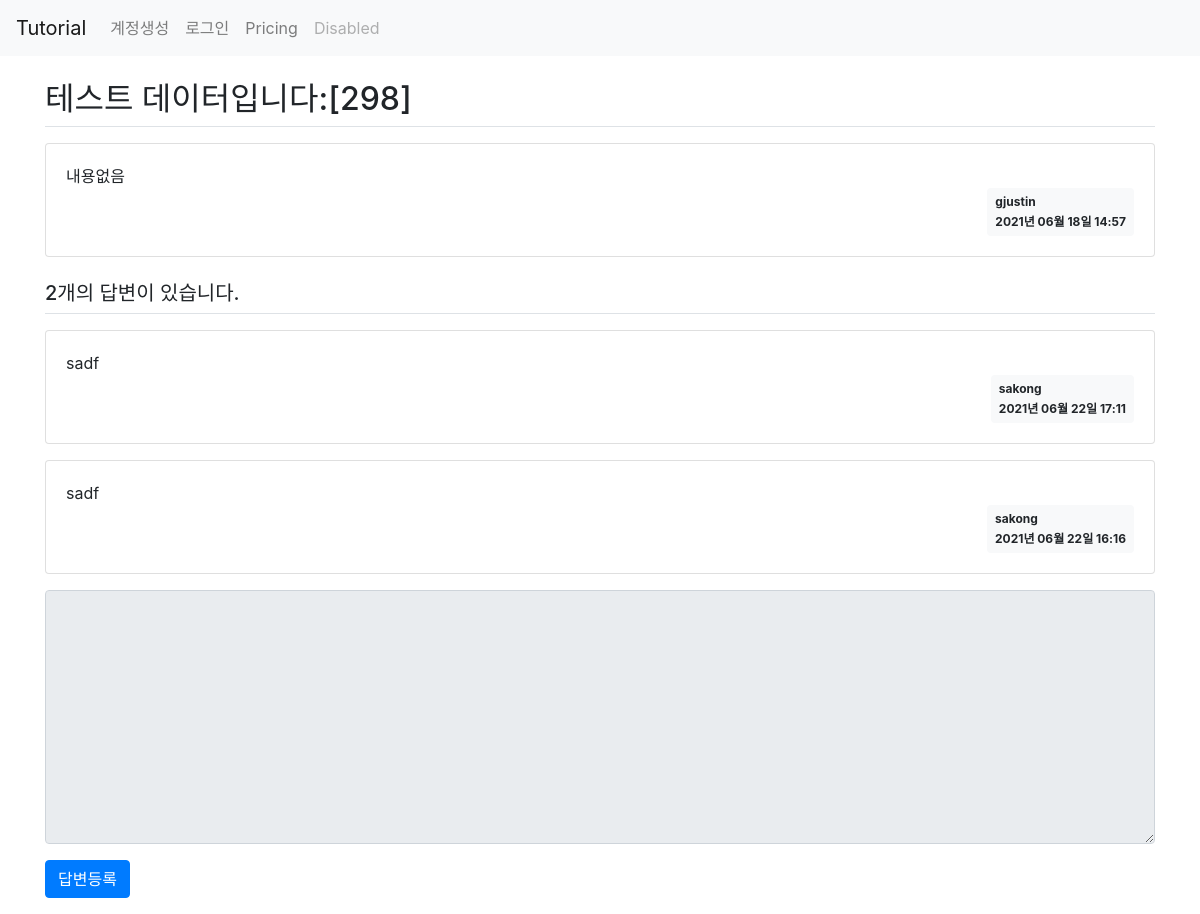
The page /question/detail/304 on the database its author committed.
### app/models.py (models this page shows, shortened)
class Question(db.Model):
    id = db.Column(db.Integer, primary_key=True)
    subject = db.Column(db.String(200), nullable=False)
    content = db.Column(db.Text(), nullable=False)
    create_date = db.Column(db.DateTime(), nullable=False)
    modify_date = db.Column(db.DateTime(), nullable=True)
    user_id = db.Column(db.Integer, db.ForeignKey('user.id', ondelete='CASCADE'), nullable=False)
    user = db.relationship('User', backref=db.backref('question_set'))

class User(db.Model):
    id = db.Column(db.Integer, primary_key=True)
    username = db.Column(db.String(150), unique=True, nullable=True)
    password = db.Column(db.String(200), nullable=True)
    email = db.Column(db.String(150), unique=True, nullable=True)

class Answer(db.Model):
    id = db.Column(db.Integer, primary_key=True)
    content = db.Column(db.Text(), nullable=False)
    create_date = db.Column(db.DateTime(), nullable=False)
    question_id = db.Column(db.Integer, db.ForeignKey('question.id', ondelete='CASCADE'))
    question = db.relationship('Question', backref=db.backref('answer_set', cascade='all, delete-orphan', order_by='Answer.create_date.desc()'))
    modify_date = db.Column(db.DateTime(), nullable=True)
    user_id = db.Column(db.Integer, db.ForeignKey('user.id', ondelete='CASCADE'), nullable=False)
    user = db.relationship('User', backref=db.backref('answer_set'))

### app/views/question_views.py (the view)
@bp.route('detail/<int:question_id>')
def detail(question_id):
    form = AnswerForm()
    question = Question.query.get_or_404(question_id)
    answer_list = question.answer_set
    for answer in answer_list:
        print(answer.create_date)
    return render_template('question/question_detail.html', question=question, form=form)

### app/forms.py
class AnswerForm(FlaskForm):
    content = TextAreaField('내용', validators=[DataRequired('내용은 필수입력 항목입니다.')])

### app/filter.py (called while the page is built)
def format_datetime(value, fmt='%Y년 %m월 %d일 %H:%M'):
    return value.strftime(fmt)

### app/views/auth_views.py (called while the page is built)
@bp.before_app_request
def load_logged_in_user():
    user_id = session.get('user_id')
    if user_id is None:
        g.user = None
    else:
        g.user = User.query.get(user_id)

### app/templates/question/question_detail.html (shortened to what this page needs)
{% extends 'base.html' %}
{% block content %}
<div class="container my-3">
    <h2 class="border-bottom py-2">{{ question.subject }}</h2>
    <div class="card my-3">
        <div class="card-body">
            <div class="card-text" style="white-space: pre-line;">{{ question.content }}</div>
            <div class="d-flex justify-content-end">
                <div class="badge badge-light p-2 text-left">
                    <div class="mb-2">{{ question.user.username }}</div>
                    <div>{{ question.create_date|datetime }}</div>
                </div>
            </div>
        </div>
    </div>
    <h5 class="border-bottom my-3 py-2">{{ question.answer_set|length }}개의 답변이 있습니다.</h5>
    {% for answer in question.answer_set %}
    <div class="card my-3">
        <div class="card-body">
            <div class="card-text" style="white-space: pre-line;">{{ answer.content }}</div>
            <div class="d-flex justify-content-end">
                <div class="badge badge-light p-2 text-left">
                    <div class='mb-2'>{{ answer.user.username }}</div>
                    <div>{{ answer.create_date|datetime }}</div>
                </div>
            </div>
        </div>
    </div>
    {% endfor %}
    <form action="{{ url_for('answer.create', question_id=question.id) }}" method="post" class="my-3">
        <div class="form-group">
            <textarea {% if not g.user %}disabled{% endif %} name="content" id="content" class="form-control" rows="10"></textarea>
        </div>
        <input type="submit" value="답변등록" class="btn btn-primary">
    </form>
</div>
{% endblock content %}

### rows shown on the page
Question: subject "테스트 데이터입니다:[298]", content "내용없음", create_date "2021년 06월 18일 14:57"
User: user.username "gjustin"
Answer: content "sadf", user.username "sakong", create_date "2021년 06월 22일 17:11"
Answer: content "sadf", user.username "sakong", create_date "2021년 06월 22일 16:16"

### other values the page prints
{{ question.answer_set|length }} "2"
